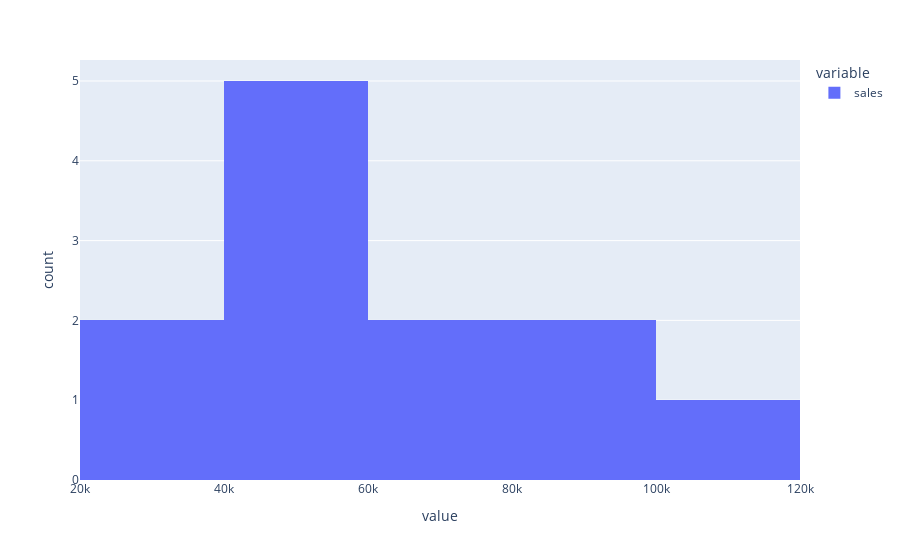

The notebook cell this image was saved under:
### Code cell
tahun_2017['sales'].plot(kind='hist', bins=60).show()

### Figure 1 — Plotly figure (JSON) as saved in the notebook; plotly's stock layout.template omitted (floating-point values rounded to 4 significant figures)
{"data": [{"alignmentgroup": "True", "bingroup": "x", "hovertemplate": "variable=sales<br>value=%{x}<br>count=%{y}<extra></extra>", "legendgroup": "sales", "marker": {"color": "#636efa", "pattern": {"shape": ""}}, "name": "sales", "offsetgroup": "sales", "orientation": "v", "showlegend": true, "type": "histogram", "x": [43970.0, 20300.0, 58870.0, 36520.0, 44260.0, 52980.0, 45260.0, 63120.0, 87870.0, 77780.0, 118400.0, 83830.0], "xaxis": "x", "yaxis": "y"}], "layout": {"autosize": true, "barmode": "relative", "legend": {"title": {"text": "variable"}, "tracegroupgap": 0}, "margin": {"t": 60}, "xaxis": {"anchor": "y", "autorange": true, "domain": [0, 1], "range": [20000, 120000], "title": {"text": "value"}, "type": "linear"}, "yaxis": {"anchor": "x", "autorange": true, "domain": [0, 1], "range": [0, 5.263], "title": {"text": "count"}}}}
